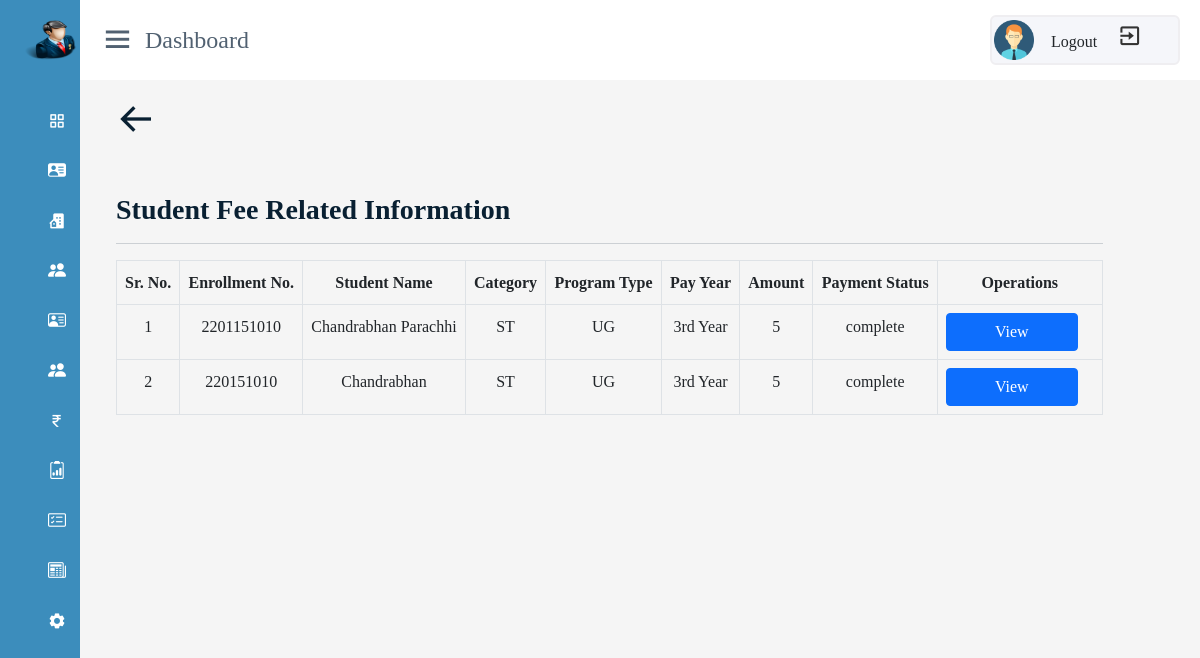
/admin/fee_details.php (signed in), run on the app's committed database.
### tables this page shows
CREATE TABLE `paymentdetails` (
  `id` int(11) NOT NULL,
  `enrollment` varchar(255) NOT NULL,
  `name` varchar(255) NOT NULL,
  `fname` varchar(255) NOT NULL,
  `course_type` varchar(255) NOT NULL,
  `course_name` varchar(255) NOT NULL,
  `dob` date NOT NULL,
  `semester` int(11) NOT NULL,
  `gender` varchar(10) NOT NULL,
  `category` varchar(20) NOT NULL,
  `mobile` varchar(10) NOT NULL,
  `physical_disable` varchar(10) NOT NULL,
  `email` varchar(255) NOT NULL,
  `address` varchar(255) NOT NULL,
  `city` varchar(255) NOT NULL,
  `state` varchar(255) NOT NULL,
  `zipcode` int(11) NOT NULL,
  `amount` int(11) NOT NULL,
  `student_type` varchar(20) NOT NULL,
  `pay_year` varchar(200) NOT NULL,
  `pay_date` date NOT NULL,
  `transaction_id` varchar(255) NOT NULL,
  `payment_status` varchar(255) NOT NULL
);

### admin/fee_details.php (the view, shortened to what this page needs)
<!DOCTYPE html>
<html lang="en">
<head>
    <link rel="stylesheet" href="./css/room_register.css">
</head>
<body>
<?php require('./includes/header.php')?>
<div class="container-fluid">
    <div class="row">
        <div class="col-lg-11 col-12  p-0 ms-3 ">
    <div class="home-content align-items-center ">
    <a href="dashboard.php"><i class='bx bx-arrow-back' style="font-size:40px"></i></a>
    <h3 class="mt-5" style="font-family: Georgia, 'Times New Roman', Times, serif;">Student Fee Related Information</h3>
    <hr>
        <?php
        include('includes/db_config.php');
        $query = "SELECT * FROM paymentdetails";
        $result = mysqli_query($con, $query);
        if (!$result)
        {
            die("connection failed" . mysqli_error($con));
        }
        else{
            if(!$result)
                {
                    die("connection failed".mysqli_error($conn));
                }
                else
                {
                    echo <<<HTML
                            <div class="row">
                                <div class="table-responsive">
                                    <table class="table table-bordered  table-hover">
                                        <thead>
                                            <tr>
                                                <th class="text-center">Sr. No.</th>
                                                <th class="text-center">Enrollment No.</th>
                                                <th class="text-center">Student Name</th>
                                                <th class="text-center">Category</th>
                                                <th class="text-center">Program Type</th>
                                                <th class="text-center">Pay Year</th>
                                                <th class="text-center">Amount</th>
                                                <th class="text-center">Payment Status</th>
                                                <th class="text-center col-1">Operations</th>
                                            </tr>
                                        </thead>
                                        <tbody>
                            HTML;
                            $sr=1;
                            while($row=mysqli_fetch_assoc($result))
                            {
                                ?>
                            <tr>
                                <td class="text-center" data-label="Sr. No."><?php echo $sr?></td>
                                <td class="text-center" data-label="Enrollment No."><?php echo $row['enrollment']?></td>
                                <td class="text-center" data-label="Student Name"><?php echo $row['name']?></td>
                                <td class="text-center" data-label="Category"><?php echo $row['category']?></td>
                                <td class="text-center" data-label="Program Type"><?php echo $row['course_type']?></td>
                                <td class="text-center" data-label="Pay Year"><?php echo $row['pay_year']?></td>
                                <td class="text-center" data-label="Amount"><?php echo $row['amount']?></td>
                                <td class="text-center" data-label="Payment Status"><?php echo $row['payment_status']?></td>
                                <td><a href="viewpaymentdetails.php?enroll=<?php echo $row['enrollment']?>&year=<?php echo $row['pay_year']?>" class="btn btn-primary me-3 px-5  ">View</a>
                             </tr>
                            <?php
                            $sr++;
                            }
                }
        }
echo '</tbody>';
echo '</table>';
echo '</div>';
echo '</div>';
?>
<?php require('./includes/footer.php')?>
</body>
</html>

### admin/css/room_register.css (style rules this page uses)
* { padding: 0; margin: 0; box-sizing: border-box; }
body { background-color:white; }
.home-content { padding: 100px 20px 20px 20px; }

### admin/css/adminpanel.css (style rules this page uses)
* { margin:0; padding:0; box-sizing: border-box; font-family: 'Poppins',sans-serif; }
body { min-height: 100vh; width: 100%; }
.home-section .home-content { padding-top: 100px; }

### css/styel.css (style rules this page uses)
body { font-family: "Barlow",sans-serif; line-height: 1.7; color:#516171; }
h1,h2,h3,h4,h5,h6 { font-weight: 700 !important; color: #092032; }
a { color: #092032; text-decoration: none; transition: all 0.4s ease; font-weight: 800; }

### css/footer.css (style rules this page uses)
* { text-decoration: none; font-family: poppins; box-sizing: border-box; }
body { margin:0; background-image:linear-gradient(to bottom,white,white); }

### data on the page
paymentdetails: enrollment "2201151010", name "Chandrabhan Parachhi", category "ST", course_type "UG", pay_year "3rd Year", amount "5", payment_status "complete"
paymentdetails: enrollment "220151010", name "Chandrabhan", category "ST", course_type "UG", pay_year "3rd Year", amount "5", payment_status "complete"
